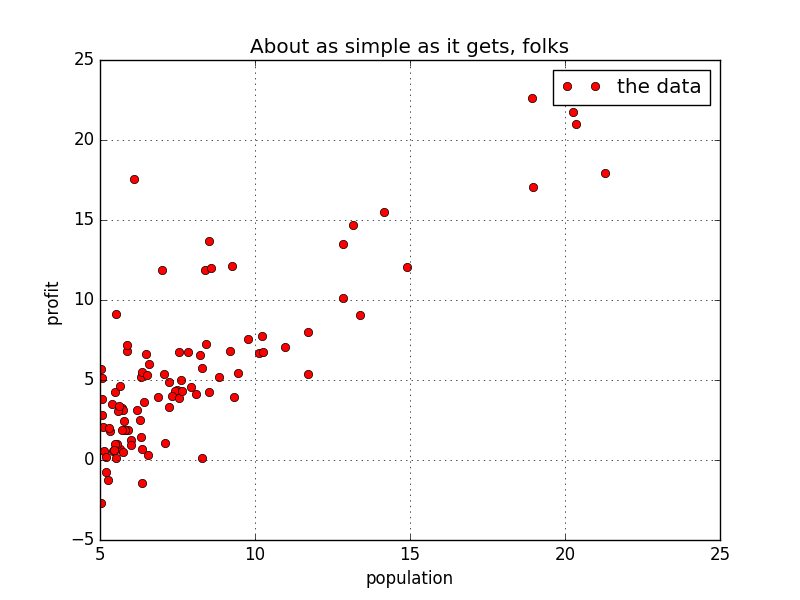

Reproduce this figure in Python.
import matplotlib.pyplot as plt
import numpy as np


with open("ex1data1.txt") as f:
    data = f.read()

data = data.split('\n')

x = [row.split(',')[0] for row in data]
y = [row.split(',')[1] for row in data]

fig = plt.figure()

plt.plot(x,y,marker='o',linestyle='None', c='r', label='the data')
#plt.plot(x,y,marker='o',linestyle='--', c='r', label='the data')


plt.xlabel('population')
plt.ylabel('profit ')
plt.title('About as simple as it gets, folks')


plt.grid(True)
plt.legend()
plt.savefig("ass1.png")

plt.show()
